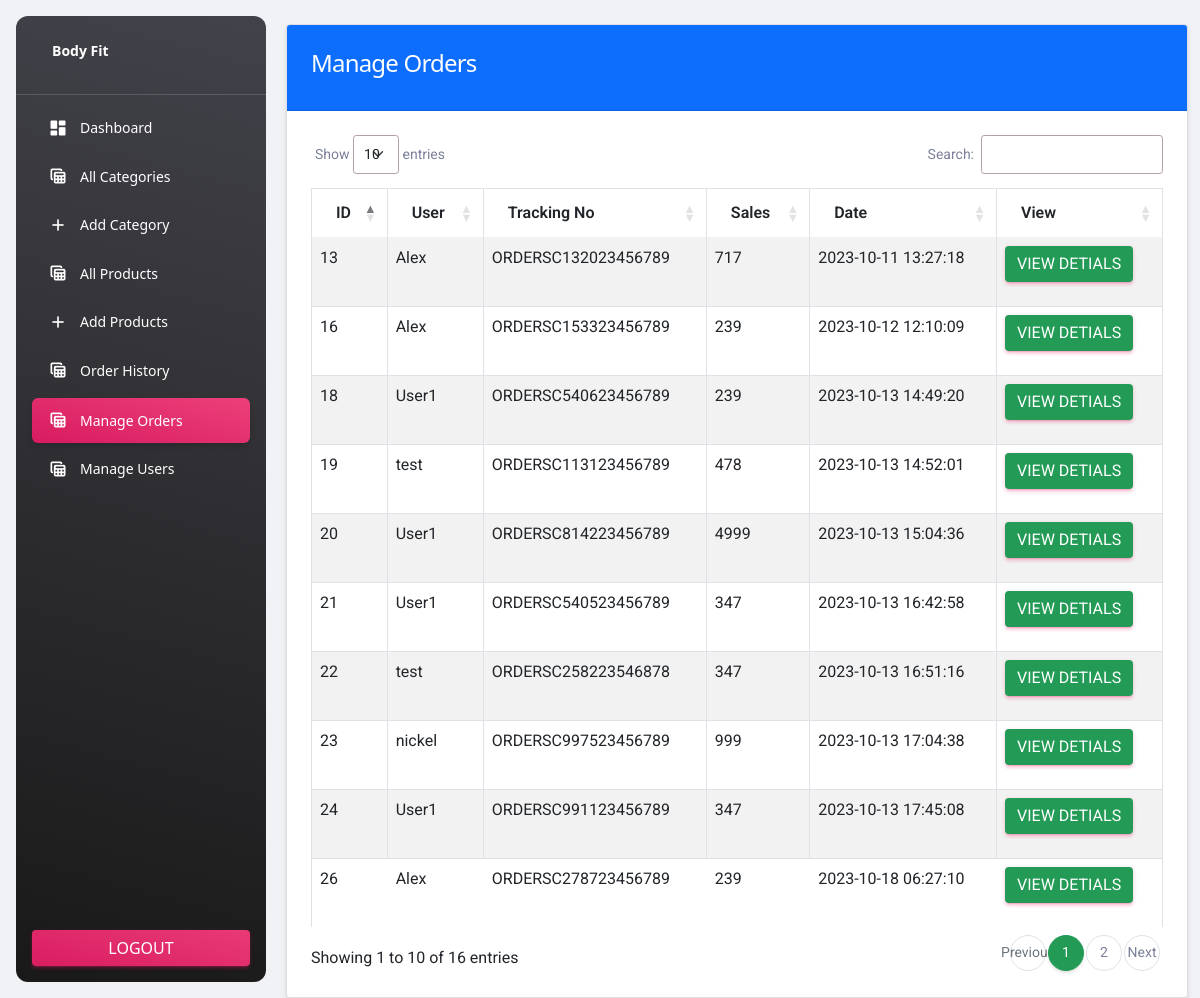
Screenshot of /admin/orders.php (signed in) with the database file from the repository.
### tables this page shows
CREATE TABLE `orders` (
  `id` int(11) NOT NULL,
  `tracking_no` varchar(191) NOT NULL,
  `user_id` int(191) NOT NULL,
  `name` varchar(191) NOT NULL,
  `email` varchar(191) NOT NULL,
  `phone` varchar(191) NOT NULL,
  `address` mediumtext NOT NULL,
  `pincode` int(191) NOT NULL,
  `total_price` int(191) NOT NULL,
  `payment_mode` varchar(191) NOT NULL,
  `payment_id` varchar(191) DEFAULT NULL,
  `status` varchar(255) NOT NULL,
  `payment_status` varchar(255) NOT NULL,
  `comments` varchar(255) DEFAULT NULL,
  `created_at` timestamp NOT NULL DEFAULT current_timestamp()
);

### functions/myfunctions.php (called while the page is built, shortened)
<?php
include('../config/dbcon.php');
function generateOrderFilter($status, $paymentStatus) {
    return "status='$status' AND payment_status='$paymentStatus'";
}
function getAllOrders() {
    global $con;
    $conditions = [
        generateOrderFilter('in_progress', 'pending'),
        generateOrderFilter('in_progress', 'completed'),
        generateOrderFilter('intransit', 'pending'),
        generateOrderFilter('intransit', 'completed'),
        generateOrderFilter('outfordelivery', 'pending'),
        generateOrderFilter('outfordelivery', 'completed'),
        generateOrderFilter('delivered', 'pending'),
    ];
    $query = "SELECT * FROM orders WHERE " . implode(' OR ', $conditions);
    return $query_run = mysqli_query($con, $query);
}
?>

### admin/orders.php (the view, shortened to what this page needs)
<?php
include('includes/header.php');
?>
<div class="container">
    <div class="row">
        <div class="col-md-12">
            <div class="card">
                <div class="card-header bg-primary">
                    <h4 class="text-white"> Manage Orders
                    </h4>
                </div>
                <div class="card-body" id="">
                <?php $orders = getAllOrders(); ?>
                    <table id="<?= mysqli_num_rows($orders) ? 'myTable':'' ?>" class="table table-bordered table-striped">
                        <thead>
                            <tr>
                                <th>ID</th>
                                <th>User</th>
                                <th>Tracking No</th>
                                <th>Sales</th>
                                <th>Date</th>
                                <th>View</th>
                            </tr>
                        </thead>
                        <tbody>
                            <?php
                                $orders = getAllOrders();
                                if(mysqli_num_rows($orders) > 0)
                                {
                                    foreach ($orders as $item) {
                                    ?>
                                        <tr>
                                            <td> <?= $item['id']; ?> </td>
                                            <td> <?= $item['name']; ?> </td>
                                            <td> <?= $item['tracking_no']; ?> </td>
                                            <td> <?= $item['total_price']; ?> </td>
                                            <td> <?= $item['created_at']; ?> </td>
                                            <td>
                                                <a href="view-order.php?t=<?= $item['tracking_no']; ?>" class="btn btn-primary">View detials</a>
                                            </td>
                                        </tr>
                                    <?php
                                    }
                                }else{
                                    ?>
                                        <tr>
                                            <td colspan="6">No orders yet </td>
                                        </tr>
                                    <?php
                                }
                            ?>
                        </tbody>
                    </table>
                </div>
            </div>
        </div>
    </div>
</div>
<?php include('includes/footer.php'); ?>

### rows the page displays
orders: id "13", name "Alex", tracking_no "ORDERSC132023456789", total_price "717", created_at "2023-10-11 13:27:18"
orders: id "16", name "Alex", tracking_no "ORDERSC153323456789", total_price "239", created_at "2023-10-12 12:10:09"
orders: id "18", name "User1", tracking_no "ORDERSC540623456789", total_price "239", created_at "2023-10-13 14:49:20"
orders: id "19", name "test", tracking_no "ORDERSC113123456789", total_price "478", created_at "2023-10-13 14:52:01"
orders: id "20", name "User1", tracking_no "ORDERSC814223456789", total_price "4999", created_at "2023-10-13 15:04:36"
orders: id "21", name "User1", tracking_no "ORDERSC540523456789", total_price "347", created_at "2023-10-13 16:42:58"
orders: id "22", name "test", tracking_no "ORDERSC258223546878", total_price "347", created_at "2023-10-13 16:51:16"
orders: id "23", name "nickel", tracking_no "ORDERSC997523456789", total_price "999", created_at "2023-10-13 17:04:38"
orders: id "24", name "User1", tracking_no "ORDERSC991123456789", total_price "347", created_at "2023-10-13 17:45:08"
orders: id "26", name "Alex", tracking_no "ORDERSC278723456789", total_price "239", created_at "2023-10-18 06:27:10"
